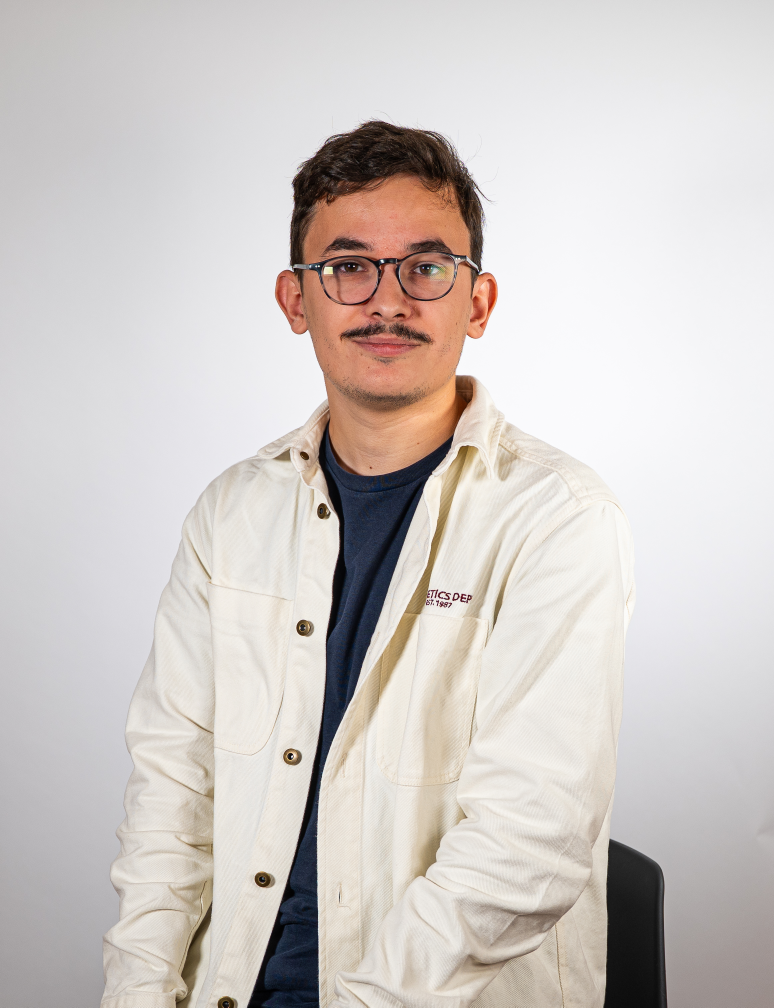
#> input picture ressources/photo pro.jpg, 2322 x 3022 px (shown at 1/3 size); its folder holds only this picture in this run
$ python optimize-photo.py
#> lines starting #> are read from the running program, lines starting #| are printed output that depends on the picture
"""Génère les variantes web de la photo de profil.

Usage : python scripts/optimize-photo.py
Lit ressources/photo pro.jpg (non versionnée) et écrit src/assets/photo-<largeur>.{avif,webp}.
"""

from pathlib import Path

from PIL import Image, ImageOps

ROOT = Path(__file__).resolve().parent.parent
SOURCE = ROOT / "ressources" / "photo pro.jpg"
OUT = ROOT / "src" / "assets"
WIDTHS = (160, 320, 480)

# Recadrage buste (ratio 3:4), centré horizontalement sur le visage.
CROP_LEFT, CROP_RIGHT, CROP_TOP = 0.19, 0.81, 0.06


def main() -> None:
    OUT.mkdir(parents=True, exist_ok=True)
    image = ImageOps.exif_transpose(Image.open(SOURCE)).convert("RGB")
#> image is the input picture: PIL image 2322x3022 RGB; mean R, G, B 208.1, 201.9, 198.7
    w, h = image.size
#> w = 2322; h = 3022
    left, right = round(w * CROP_LEFT), round(w * CROP_RIGHT)
#> left = 441; right = 1881
    top = round(h * CROP_TOP)
#> top = 181
    bottom = top + round((right - left) * 4 / 3)
#> bottom = 2101
    portrait = image.crop((left, top, right, bottom))
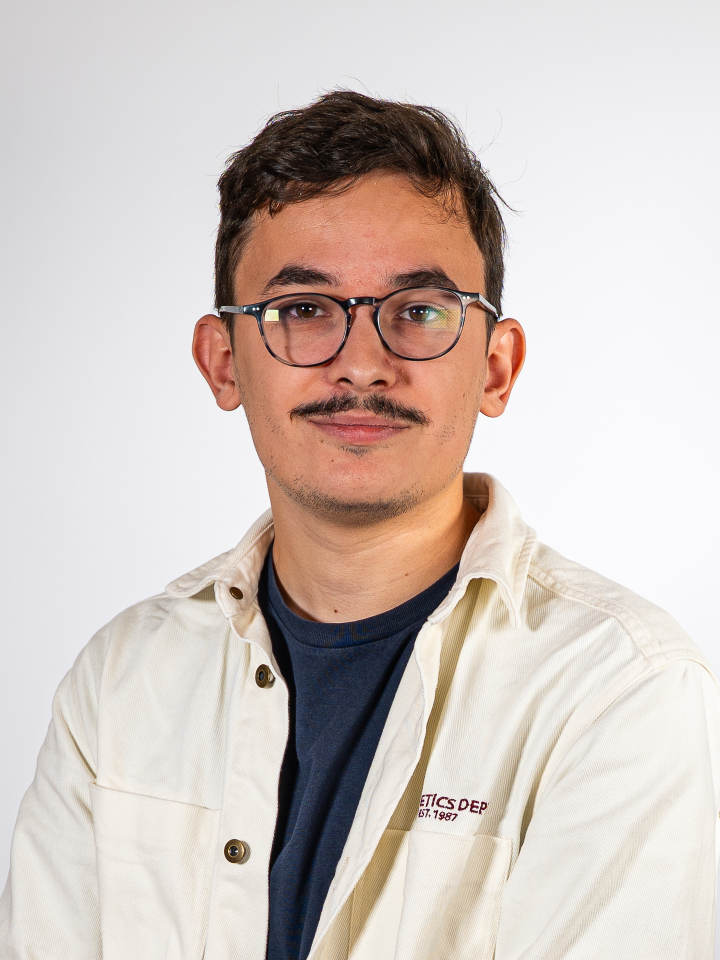
#> portrait: PIL image 1440x1920 RGB (shown at 1/2 size); mean R, G, B 208.9, 197.5, 192.1

    for width in WIDTHS:
        resized = portrait.resize((width, round(width * 4 / 3)), Image.LANCZOS)
        resized.save(OUT / f"photo-{width}.avif", quality=55)
        resized.save(OUT / f"photo-{width}.webp", quality=78, method=6)
#> this loop made 3 passes
#> pass 1, in main, `resized = portrait.resize((width, round(width * 4 / 3)), Image.LANCZOS)`:
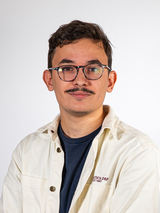
#> resized: PIL image 160x213 RGB; mean R, G, B 208.9, 197.5, 192.1
#> pass 2, in main, `resized = portrait.resize((width, round(width * 4 / 3)), Image.LANCZOS)`:
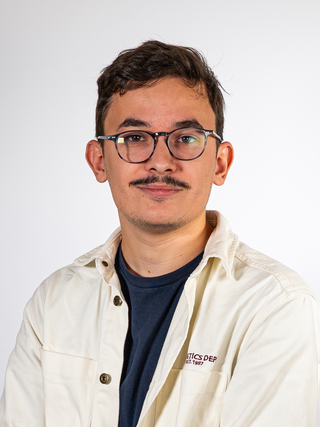
#> resized: PIL image 320x427 RGB; mean R, G, B 208.9, 197.5, 192.1

    for file in sorted(OUT.glob("photo-*")):
        print(f"{file.name}: {file.stat().st_size / 1024:.1f} Ko")


if __name__ == "__main__":
    main()
